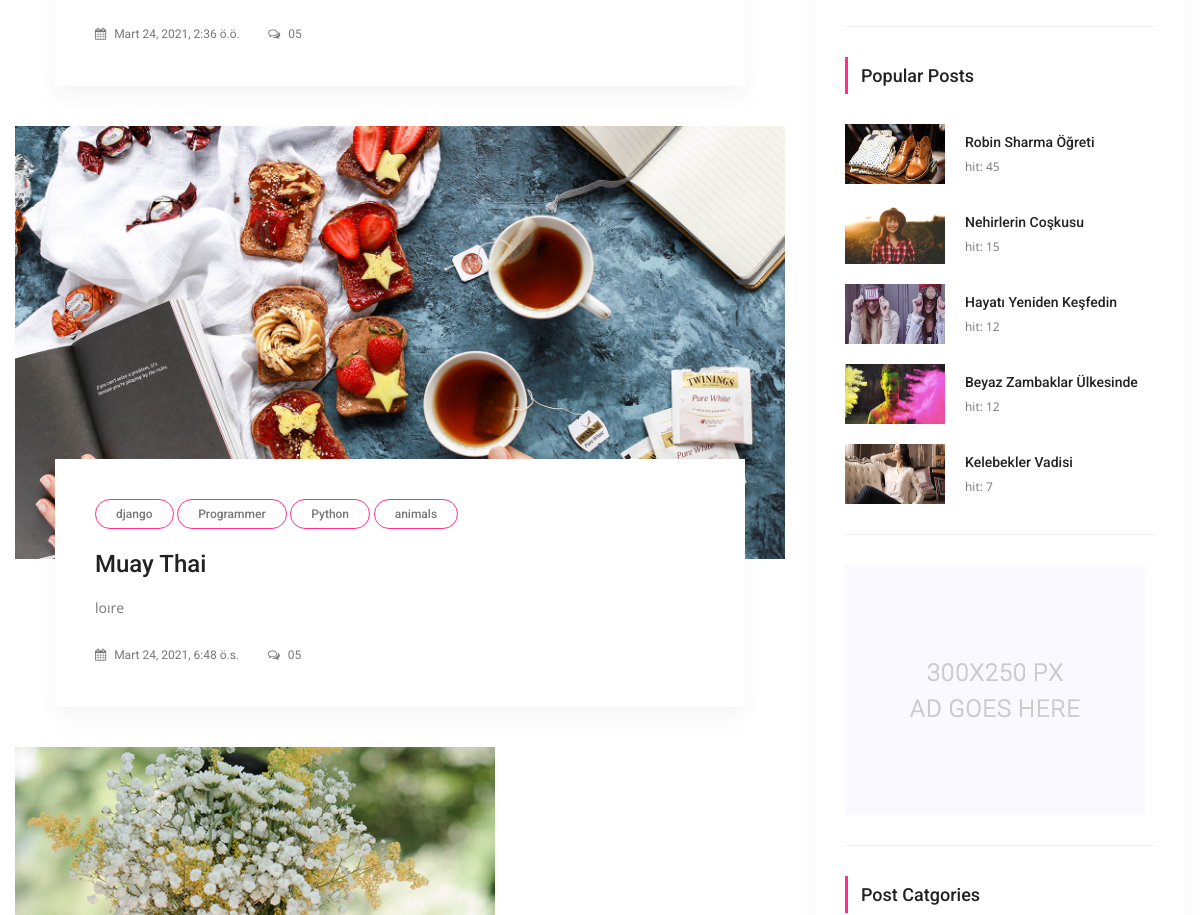
The page /tag/django (middle part) on the database as committed earlier.
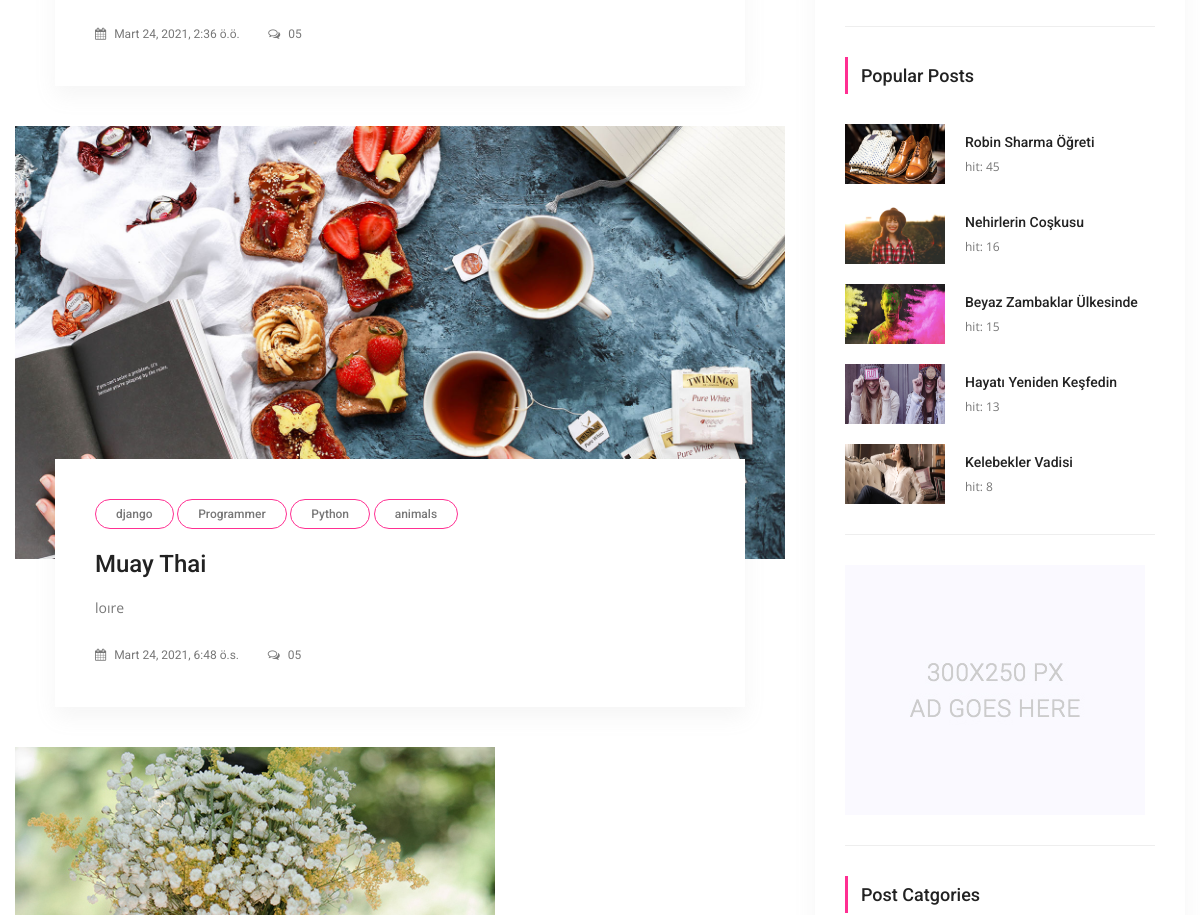
The same page on the database as committed later.
### posts/models.py (models this page shows, shortened)
class Post(models.Model):
    title = models.CharField(max_length=150)
    content = models.TextField()
    publishing_date = models.DateTimeField(auto_now_add=True)
    image = models.ImageField(null=True,blank=True, upload_to='resimler/',default="resimler/sean-o-KMn4VEeEPR8-unsplash.jpg")
    user = models.ForeignKey(settings.AUTH_USER_MODEL, on_delete=models.CASCADE, default=1)#ForeignKey -> 1'e çok yani, 1 kullanıcı bir sürü yazı ekleyebilir ilişkisi
    slug = models.SlugField(default="slug", editable=False)
    category = models.ForeignKey(Category,on_delete=models.CASCADE, default=1, related_name="posts")#1 Category'nin ->BİR SÜRÜ POSTU OLABİLİR , category -> one, Post Many
    tag = models.ManyToManyField(Tag,related_name="posts", blank=True)
    slider_post = models.BooleanField(default=False)
    hit=models.PositiveIntegerField(default=0)
    class Meta:
        ordering = ['-id']

class Tag(models.Model):
    title = models.CharField(max_length = 50)
    slug = models.SlugField(editable = False )
    def __str__(self):
        return self.title
    def post_count(self):
        return self.posts.all().count() #posts -> related_name='posts' olan...

### posts/views.py (the view)
# urls.py: path('tag/<slug:slug>',TagDetail.as_view(), name='tag_detail'),
class TagDetail(ListView):
    model = Post
    template_name='tags/tag_detail.html'
    context_object_name='posts'
    paginate_by = 5
    def get_queryset(self):
        self.tag = get_object_or_404(Tag, slug=self.kwargs['slug'])
        return Post.objects.filter(tag = self.tag).order_by('id')
    def get_context_data(self,**kwargs):
        context = super(TagDetail,self).get_context_data(**kwargs)
        self.tag = get_object_or_404(Tag, slug=self.kwargs['slug'])
        context['tag'] = self.tag
        return context

### posts/models.py (called while the page is built)
    def post_count(self):
        return self.posts.all().count() #posts -> related_name="posts" dan geliyor..

### posts/templatetags/custom_tags.py (called while the page is built)
@register.simple_tag(name="categories")
def all_categories():
    return Category.objects.all()

@register.simple_tag(name="tags")
def all_tags():
    return Tag.objects.all()

@register.simple_tag(name="hit_posts")
def hit_posts():
    return Post.objects.order_by('-hit')[:5] # 5 tane post gösterir.

### templates/tags/tag_detail.html (shortened to what this page needs)
{% extends 'base.html' %}
{% load static %}
    {% block content %}
        <section class="blog_area p_120">
            <div class="container">
                <div class="row">
                    <div class="col-lg-8">
                        <div class="blog_left_sidebar">
                        {% for post in posts %}
                            <article class="blog_style1">
                            	<div class="blog_img">
                            		<img class="img-fluid" src="{{ post.image.url }}" alt="">
                            	</div>
                            	<div class="blog_text">
									<div class="blog_text_inner">
                                        {% for tag in post.tag.all %}
										<a class="cat" href="{% url 'tag_detail' tag.slug %}">{{ tag.title }}</a>
                                        {% endfor %}
										<a href="{% url 'detail' pk=post.id slug=post.slug %}"><h4>{{ post.title }}</h4></a>
										<p>{{ post.content | safe | truncatechars_html:200 }}</p>
										<div class="date">
											<a href="#"><i class="fa fa-calendar" aria-hidden="true"></i> {{ post.publishing_date }}</a>
											<a href="#"><i class="fa fa-comments-o" aria-hidden="true"></i> 05</a>
										</div>
									</div>
                            	</div>
                            </article>
                        {% endfor %}
                        </div>
                    </div>
                    {% include 'right_side.html' %}
                </div>
            </div>
        </section>
   {% endblock %}

### templates/base.html (shortened to what this page needs)
{% load static %}
<!doctype html>
<html lang="en">
    <head>
        <link rel="stylesheet" href="{%  static   "css/bootstrap.css"  %}">
        <link rel="stylesheet" href="{%  static  "vendors/linericon/style.css"  %}">
        <link rel="stylesheet" href="{%  static   "css/font-awesome.min.css"  %}">
        <link rel="stylesheet" href="{%  static  "vendors/owl-carousel/owl.carousel.min.css"  %}">
        <link rel="stylesheet" href="{%  static  "vendors/lightbox/simpleLightbox.css"  %}">
        <link rel="stylesheet" href="{%  static  "vendors/nice-select/css/nice-select.css"  %}">
        <link rel="stylesheet" href="{%  static  "vendors/animate-css/animate.css"  %}">
        <link rel="stylesheet" href="{%  static  "vendors/jquery-ui/jquery-ui.css"  %}">
        <link rel="stylesheet" href="{%  static   "css/style.css"  %}">
        <link rel="stylesheet" href="{%  static   "css/responsive.css"  %}">
    </head>
    <body>
    {% block content %}
    {% endblock %}
    </body>
</html>

### templates/right_side.html (shortened to what this page needs)
{% load static %}
{% load custom_tags %}
  <div class="col-lg-4">
            <div class="blog_right_sidebar">
                <aside class="single_sidebar_widget author_widget">
                    <div class="br"></div>
                </aside>
                <aside class="single_sidebar_widget popular_post_widget">
                    <h3 class="widget_title">Popular Posts</h3>
                    {% hit_posts as posts %}
                    {% for post in posts %}
                        <div class="media post_item">
                        <img src="{{ post.image.url }}" alt="post" style="width:100px;height:60px;">
                        <div class="media-body">
                            <a href="{% url 'detail'  post.id post.slug %}"><h3>{{ post.title }}</h3></a>
                            <p>hit: {{ post.hit }}</p>
                        </div>
                    </div>
                    {% endfor %}
                    <div class="br"></div>
                </aside>
                <aside class="single_sidebar_widget">
                    <a href="#"><img class="img-fluid" src="{% static "img/blog/add.jpg" %}" alt=""></a>
                    <div class="br"></div>
                </aside>
                <aside class="single_sidebar_widget post_category_widget">
                    <h4 class="widget_title">Post Catgories</h4>
                </aside>
            </div>
        </div>

### static/css/style.css (style rules this page uses)
a { text-decoration: none; -webkit-transition: all 0.3s ease-in-out; -o-transition: all 0.3s ease-in-out; transition: all 0.3s ease-in-out; }
body { line-height: 24px; font-size: 14px; font-family: "Open Sans", sans-serif; font-weight: normal; color: #777777; }
h1, h2, h3, h4, h5, h6 { font-family: "Roboto", sans-serif; font-weight: 500; }
.p_120 { padding-top: 120px; padding-bottom: 120px; }
@media (min-width: 1200px) { .container { max-width: 1200px; } }
.blog_right_sidebar { -webkit-box-shadow: 0px 10px 20px 0px rgba(153, 153, 153, 0.1); box-shadow: 0px 10px 20px 0px rgba(153, 153, 153, 0.1); padding: 30px; }
.blog_right_sidebar .widget_title { font-size: 18px; line-height: 25px; text-align: left; color: #222222; border-left: 3px solid #ff2f92; padding: 6px 0px 6px 13px; margin-bottom: 30px; }
.blog_right_sidebar .author_widget { text-align: center; }
.blog_right_sidebar .popular_post_widget .post_item .media-body { -webkit-box-pack: center; -ms-flex-pack: center; justify-content: center; -ms-flex-item-align: center; align-self: center; padding-left: 20px; }
.blog_right_sidebar .popular_post_widget .post_item .media-body h3 { font-size: 14px; line-height: 20px; color: #222222; margin-bottom: 4px; -webkit-transition: all 0.3s linear; -o-transition: all 0.3s linear; transition: all 0.3s linear; }
.blog_right_sidebar .popular_post_widget .post_item .media-body p { font-size: 12px; line-height: 21px; margin-bottom: 0px; }
.blog_right_sidebar .popular_post_widget .post_item + .post_item { margin-top: 20px; }
.blog_right_sidebar .br { width: 100%; height: 1px; background: #eeeeee; margin: 30px 0px; }
h3 { font-size: 24px; }
h4 { font-size: 18px; }
.blog_style1 { margin-bottom: 40px; }
.blog_style1 .blog_text { padding-left: 40px; padding-right: 40px; }
.blog_style1 .blog_text .blog_text_inner { background: #fff; margin-top: -100px; position: relative; -webkit-box-shadow: 0px 10px 20px 0px rgba(153, 153, 153, 0.1); box-shadow: 0px 10px 20px 0px rgba(153, 153, 153, 0.1); padding: 40px; }
.blog_style1 .blog_text .blog_text_inner .cat { display: inline-block; border: 1px solid #ff2f92; line-height: 28px; padding: 0px 20px; color: #777777; border-radius: 15px; font-size: 12px; font-family: "Roboto", sans-serif; margin-bottom: 20px; font-weight: 500; }
.blog_style1 .blog_text .blog_text_inner h4 { font-size: 24px; font-family: "Roboto", sans-serif; line-height: 30px; color: #222222; padding-right: 20px; margin-bottom: 17px; -webkit-transition: all 300ms linear 0s; -o-transition: all 300ms linear 0s; transition: all 300ms linear 0s; }
.blog_style1 .blog_text .blog_text_inner p { font-size: 14px; line-height: 24px; color: #777777; margin-bottom: 22px; }
.blog_style1 .blog_text .blog_text_inner .date a { color: #777777; font-size: 12px; font-weight: normal; font-family: "Roboto", sans-serif; margin-right: 25px; -webkit-transition: all 300ms linear 0s; -o-transition: all 300ms linear 0s; transition: all 300ms linear 0s; }
.blog_style1 .blog_text .blog_text_inner .date a i { padding-right: 5px; }
.blog_style1 .blog_text .blog_text_inner .date a:last-child { margin-right: 0px; }

Rows that differ between the two databases and show on the page:
changed Post "Kelebekler Vadisi": hit "7" → "8"
changed Post "Nehirlerin Coşkusu": hit "15" → "16"
changed Post "Beyaz Zambaklar Ülkesinde": hit "12" → "15"; moves up the list
changed Post "Hayatı Yeniden Keşfedin": hit "12" → "13"
